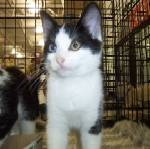
#> input picture catVSdog/train/cat.1000.jpg, 150 x 149 px
$ python -i cv_find_hand.py   (imports and definitions only)
#> lines starting #> are read from the running program, lines starting #| are printed output that depends on the picture; after the words box and inside, x2 and y2 are one past the last pixel; in counts of white or black regions, pixels touching at a corner belong together
### PWMServo.py
#!/usr/bin/env python3
# -*- coding: UTF-8 -*-
import pigpio
import time
from LeServo import PWM_Servo

Servos = ()
pi = None


# [22 lines left out: functions setServo, setDeviation, not called in this run]


def initLeArm(d):
    global Servos
    global pi
    pi = pigpio.pi()
    servo1 = PWM_Servo(pi, 5,  deviation=d[0], control_speed=True)  # 扩展板上的7
    servo2 = PWM_Servo(pi, 6, deviation=d[1], control_speed=True)   # 8
    Servos = (servo1, servo2)
    for i in Servos:
        i.setPosition(1500, 500)
    time.sleep(0.5)

# 9克舵机的转动范围0~180度，对应的PWM值为 500~2500

# 设置偏差值
d = [100, 50]
# 初始化云台舵机
initLeArm(d)
#> (the call stopped at in initLeArm, `servo1 = PWM_Servo(pi, 5,  deviation=d[0], control_speed=True)`: LeServo is not available in this run)
#> further down, picture is the input picture: shape (149, 150, 3); mean B, G, R 92.3, 105.4, 112

### cv_find_hand.py
#!/usr/bin/python3
#coding:utf8
import cv2
import sys
import numpy as np
import time
import math
import socket
import signal
import threading
import PWMServo
from cv_ImgAddText import *
from lab_conf import color_range
import Serial_Servo_Running as SSR

# [16 lines not run here, left out]

debug = True

class Point(object):#一个坐标点
    x = 0
    y = 0

    def __init__(self, x=0, y=0):
        self.x = x
        self.y = y


class Line(object):#一条线
    def __init__(self, p1, p2):
        self.p1 = p1
        self.p2 = p2

# [26 lines left out: functions GetCrossAngle, two_distance, not called in this run]

def image_process(image):#hsv
    '''
    # 光线影响，请修改 cb的范围
    # 正常黄种人的Cr分量大约在140~160之间
    识别肤色
    :param image: 图像
    :return: 识别后的二值图像
    '''
    YCC = cv2.cvtColor(image, cv2.COLOR_BGR2YCR_CB)  # 将图片转化为YCrCb
#> YCC: shape (149, 150, 3); mean of channels 0, 1, 2 105.9, 132.3, 120.3
    Y, Cr, Cb = cv2.split(YCC)  # 分割YCrCb
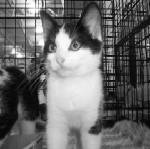
#> Y: shape (149, 150); min 0, max 255, mean 105.9
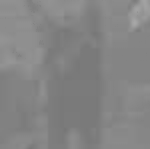
#> Cr: shape (149, 150); min 118, max 167, mean 132.3
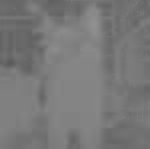
#> Cb: shape (149, 150); min 90, max 145, mean 120.3
    # Cr = cv2.inRange(Cr, 138, 175)
    Cr = cv2.inRange(Cr, 132, 175)
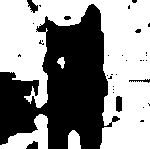
#> Cr: shape (149, 150); 55.8% white; 33 black regions (27 under 20 px), largest, box (x1, y1, x2, y2) and area: (0, 4, 120, 149) 9489, (116, 96, 122, 112) 89, (27, 0, 38, 13) 79, (26, 141, 38, 149) 66, (129, 79, 150, 83) 39, (64, 16, 71, 20) 23
    Cb = cv2.inRange(Cb, 100, 140)
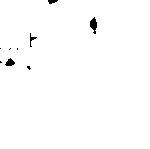
#> Cb: shape (149, 150); 99.1% white; 9 black regions (5 under 20 px), largest, box (x1, y1, x2, y2) and area: (90, 17, 97, 34) 74, (5, 58, 15, 66) 50, (30, 33, 37, 47) 30, (48, 0, 58, 4) 28
    Cb = cv2.bitwise_and(Cb, Cr)
#> Cb: shape (149, 150); 55.2% white; 41 black regions (32 under 20 px), largest, box (x1, y1, x2, y2) and area: (0, 4, 120, 149) 9489, (116, 96, 122, 112) 89, (27, 0, 38, 13) 79
    # 开运算，去除噪点
    open_element = cv2.getStructuringElement(cv2.MORPH_RECT, (5, 5))
    opend = cv2.morphologyEx(Cb, cv2.MORPH_OPEN, open_element)
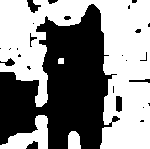
#> opend: shape (149, 150); 54.2% white; 26 black regions (17 under 20 px), largest, box (x1, y1, x2, y2) and area: (0, 4, 120, 149) 9692, (27, 0, 41, 13) 93, (116, 96, 122, 112) 90
    # 腐蚀
    kernel = np.ones((3, 3), np.uint8)
    erosion = cv2.erode(opend, kernel, iterations=1)
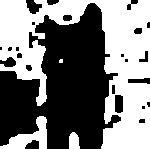
#> erosion: shape (149, 150); 48.4% white; 4 white regions (1 under 20 px), largest, box (x1, y1, x2, y2) and area: (0, 0, 150, 149) 9982, (0, 116, 47, 149) 655, (69, 132, 80, 149) 155
    # cv.imshow('1', erosion)
    return erosion

# [148 lines left out: functions get_defects_far, get_max_coutour, find_contours, get_hand_number, not called in this run]

#摄像头默认分辨率640x480,处理图像时会相应的缩小图像进行处理，这样可以加快运行速度
#缩小时保持比例4：3,且缩小后的分辨率应该是整数
c = 80
width, height = c*4, c*3
resolution = str(width) + "x" + str(height)
orgFrame = None
Running = True
ret = False
stream = "http://127.0.0.1:8080/?action=stream?dummy=param.mjpg"
# [1 line not run here, left out]
#获取图像
# [15 lines left out: function get_image, not called in this run]

th1 = threading.Thread(target = get_image)
# [2 lines not run here, left out]

#执行动作组
get_hand_num = False
action_finish = True
# [32 lines left out: function runAction, not called in this run]

#启动动作在运行线程
th2 = threading.Thread(target=runAction)
# [7 lines not run here, left out]

num = []
num_mean = 0
# [32 lines not run here, left out]

>>> import cv2
>>> picture = cv2.imread('catVSdog/train/cat.1000.jpg')
>>> result = image_process(picture)

$ run again, on catVSdog/train/cat.105.jpg
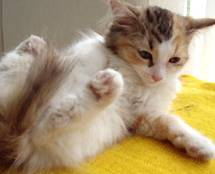
#> input picture catVSdog/train/cat.105.jpg, 215 x 174 px
#> picture is the input picture: shape (174, 215, 3); mean B, G, R 112.7, 146.7, 167.4
#> YCC: shape (174, 215, 3); mean of channels 0, 1, 2 149, 141.1, 107.5
#> in image_process, `Cr = cv2.inRange(Cr, 132, 175)`:
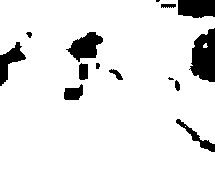
#> Cr: shape (174, 215); 90.5% white; 14 black regions (2 under 20 px), largest, box (x1, y1, x2, y2) and area: (189, 28, 215, 82) 998, (66, 32, 103, 62) 614, (178, 0, 215, 18) 609
#> opend: shape (174, 215); 74.2% white; 14 black regions (5 under 20 px), largest, box (x1, y1, x2, y2) and area: (34, 134, 215, 174) 3752, (169, 28, 215, 152) 3542, (64, 32, 103, 100) 987
#> in image_process, `erosion = cv2.erode(opend, kernel, iterations=1)`:
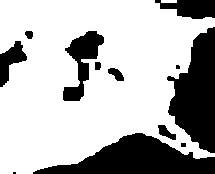
#> erosion: shape (174, 215); 71.1% white; 12 black regions (2 under 20 px), largest, box (x1, y1, x2, y2) and area: (33, 133, 215, 174) 4008, (167, 27, 215, 153) 3793, (63, 31, 104, 101) 1253

$ run again, on catVSdog/train/cat.11.jpg
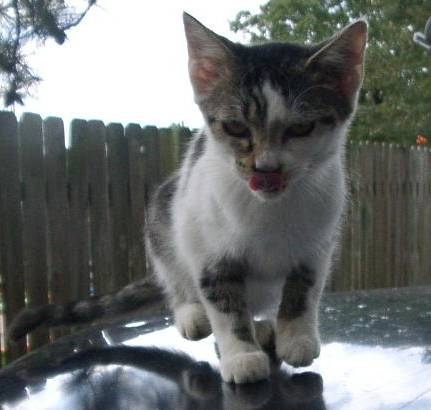
#> input picture catVSdog/train/cat.11.jpg, 431 x 410 px
#> picture is the input picture: shape (410, 431, 3); mean B, G, R 110.5, 111.4, 108.1
#> YCC: shape (410, 431, 3); mean of channels 0, 1, 2 110.4, 126.4, 128.1
#> in image_process, `Cr = cv2.inRange(Cr, 132, 175)`:
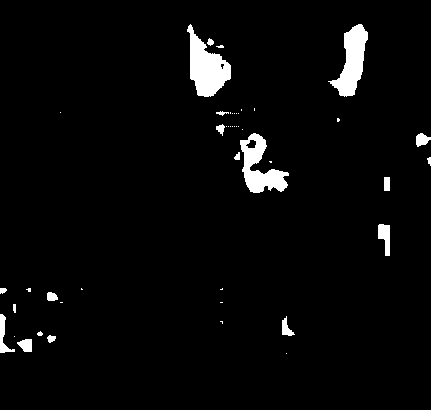
#> Cr: shape (410, 431); 3.4% white; 46 white regions (27 under 20 px), largest, box (x1, y1, x2, y2) and area: (187, 24, 231, 97) 1691, (328, 24, 368, 97) 1408, (240, 133, 289, 193) 1378
#> opend: shape (410, 431); 3.1% white; 16 white regions (1 under 20 px), largest, box (x1, y1, x2, y2) and area: (190, 34, 231, 97) 1619, (332, 25, 368, 96) 1394, (240, 134, 287, 193) 1313
#> in image_process, `erosion = cv2.erode(opend, kernel, iterations=1)`:
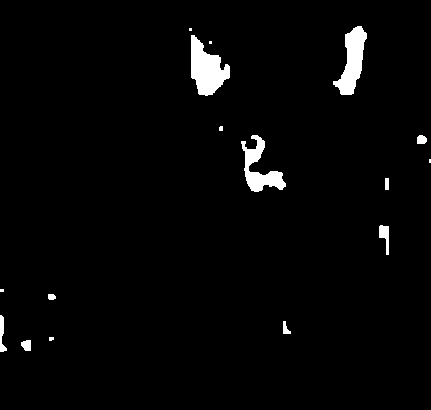
#> erosion: shape (410, 431); 2.4% white; 16 white regions (6 under 20 px), largest, box (x1, y1, x2, y2) and area: (191, 35, 230, 96) 1399, (333, 26, 367, 95) 1180, (241, 135, 286, 192) 1019

$ run again, on catVSdog/train/cat.124.jpg
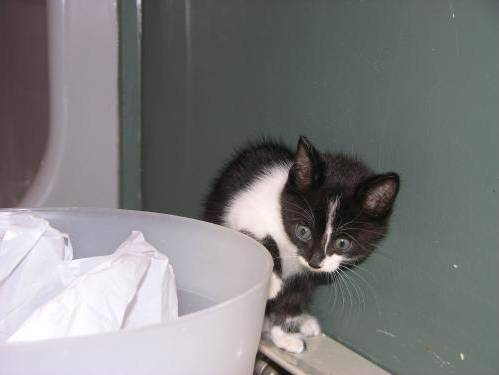
#> input picture catVSdog/train/cat.124.jpg, 499 x 375 px
#> picture is the input picture: shape (375, 499, 3); mean B, G, R 125.1, 124.4, 124.5
#> YCC: shape (375, 499, 3); mean of channels 0, 1, 2 124.5, 128, 128.4
#> opend: shape (375, 499); 20.8% white; 19 white regions, largest, box (x1, y1, x2, y2) and area: (204, 165, 396, 375) 20115, (0, 0, 64, 216) 12489, (64, 0, 117, 64) 2992
#> in image_process, `erosion = cv2.erode(opend, kernel, iterations=1)`:
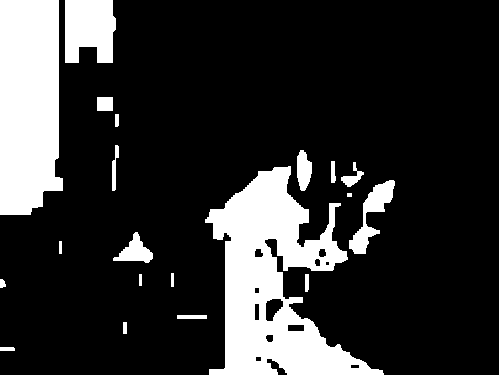
#> erosion: shape (375, 499); 19.1% white; 20 white regions, largest, box (x1, y1, x2, y2) and area: (205, 166, 384, 375) 17219, (0, 0, 63, 215) 12198, (65, 0, 116, 63) 2778
